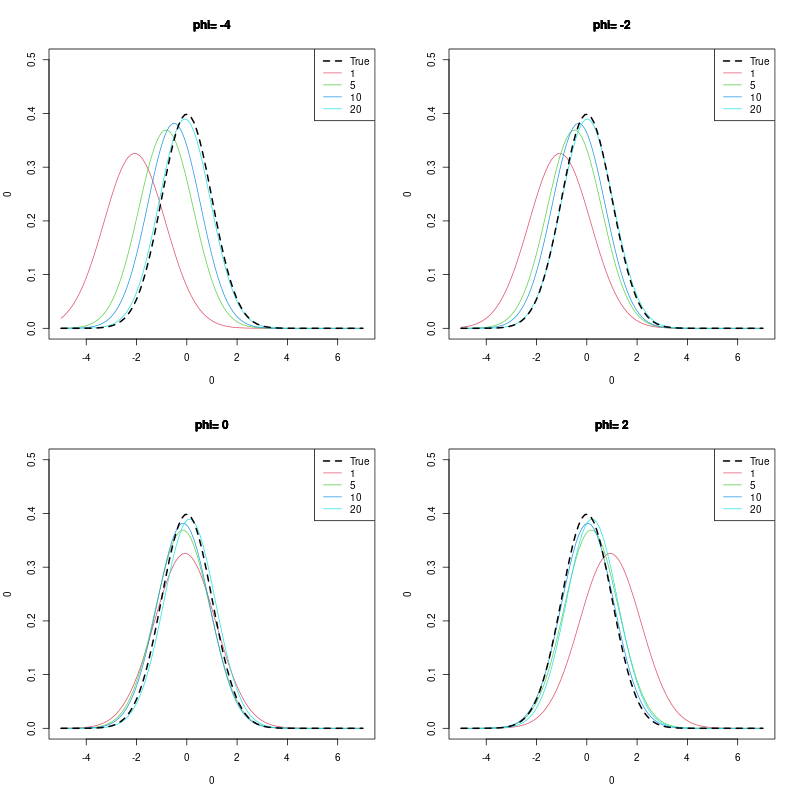

This figure's R source:
png(filename = "norm_ex6.png", width = 800, height = 800)

my_dnorm <- function(x, mu, sig2) {
  (2 * pi * sig2)^(-1 / 2) * exp(-(x - mu)^2 / (2 * sig2))
}

phi.seq <- c(-4, -2, 0, 2)
n.seq <- c(1, 5, 10, 20)
m <- length(phi.seq)
l <- length(n.seq)
n <- 30
x <- rnorm(n)
par(mfrow = c(2, 2))
for (phi in phi.seq) {
  plot(0, 0, xlim = c(-5, 7), ylim = c(0, 0.5), type = "n")
  for (k in 1:l) {
    nn <- n.seq[k]
    mu <- (phi + sum(x[1:nn])) / (nn + 1)
    sig2 <- (nn + 2) / (nn + 1)
    curve(my_dnorm(x, mu, sig2), col = k + 1, add = TRUE)
    title(paste("phi=", phi))
  }

  curve(dnorm(x), lwd = 2, lty = 2, col = 1, add = TRUE)
  legend("topright",
    c("True", n.seq),
    lty = c(2, rep(1, 4)),
    lwd = c(2, rep(1, 4)),
    col = 1:(l + 1)
  )
}

par(mfrow = c(1, 1))
